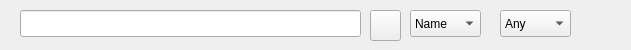
<?xml version="1.0" encoding="UTF-8"?>
<ui version="4.0">
 <class>filterDico</class>
 <widget class="QWidget" name="filterDico">
  <property name="geometry">
   <rect>
    <x>0</x>
    <y>0</y>
    <width>631</width>
    <height>50</height>
   </rect>
  </property>
  <property name="windowTitle">
   <string>Form</string>
  </property>
  <widget class="QLineEdit" name="dicoPath">
   <property name="geometry">
    <rect>
     <x>20</x>
     <y>10</y>
     <width>341</width>
     <height>27</height>
    </rect>
   </property>
   <property name="readOnly">
    <bool>true</bool>
   </property>
  </widget>
  <widget class="QToolButton" name="dicoManager">
   <property name="geometry">
    <rect>
     <x>370</x>
     <y>10</y>
     <width>31</width>
     <height>31</height>
    </rect>
   </property>
   <property name="text">
    <string/>
   </property>
   <property name="icon">
    <iconset resource="gui.qrc">
     <normaloff>:/add_dico</normaloff>:/add_dico</iconset>
   </property>
  </widget>
  <widget class="QComboBox" name="dicoType">
   <property name="geometry">
    <rect>
     <x>410</x>
     <y>10</y>
     <width>71</width>
     <height>27</height>
    </rect>
   </property>
   <item>
    <property name="text">
     <string>Name</string>
    </property>
   </item>
   <item>
    <property name="text">
     <string>Content</string>
    </property>
   </item>
  </widget>
  <widget class="QComboBox" name="dicoMatch">
   <property name="geometry">
    <rect>
     <x>500</x>
     <y>10</y>
     <width>71</width>
     <height>27</height>
    </rect>
   </property>
   <item>
    <property name="text">
     <string>Any</string>
    </property>
   </item>
   <item>
    <property name="text">
     <string>All</string>
    </property>
   </item>
   <item>
    <property name="text">
     <string>None</string>
    </property>
   </item>
  </widget>
 </widget>
 <resources>
  <include location="gui.qrc"/>
 </resources>
 <connections/>
</ui>
